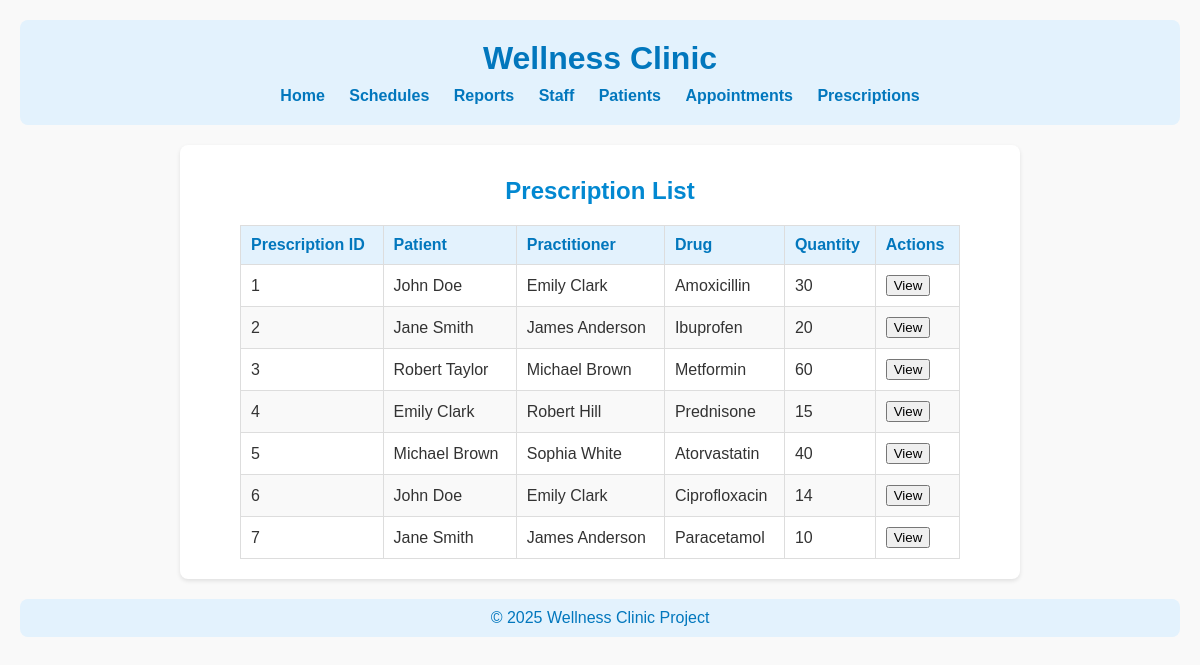
Page /views/prescription.php on the committed database.
### tables this page shows
CREATE TABLE prescriptions (
    prescription_id INTEGER PRIMARY KEY AUTOINCREMENT,
    patient_id INTEGER NOT NULL,
    practitioner_id INTEGER NOT NULL,
    drug_name TEXT NOT NULL,
    quantity INTEGER NOT NULL,
    refill INTEGER NOT NULL,
    instructions TEXT NOT NULL,
    date_prescribed TEXT NOT NULL DEFAULT CURRENT_DATE,
    FOREIGN KEY (patient_id) REFERENCES patients(patient_id) ON DELETE CASCADE,
    FOREIGN KEY (practitioner_id) REFERENCES practitioners(practitioner_id) ON DELETE CASCADE
);

### includes/db-classes.inc.php (called while the page is built, shortened)
<?php
class DatabaseHelper
{
    public static function runQuery($connection, $sql, $parameters = null)
    {
        try {
            $statement = null;
            if ($parameters !== null) {
                if (!is_array($parameters)) $parameters = [$parameters];
                $statement = $connection->prepare($sql);
                $executedOk = $statement->execute($parameters);
                if (!$executedOk) throw new PDOException;
            } else {
                $statement = $connection->query($sql);
            }
            return $statement;
        } catch (PDOException $e) {
            error_log("Database Error: " . $e->getMessage());
            return null;
        }
    }
}
class PrescriptionDB
{
    private $pdo;
    private static $baseSQL = "SELECT * FROM prescription_view";
    public function __construct($connection)
    {
        $this->pdo = $connection;
    }
    public function getAll()
    {
        $sql = self::$baseSQL;
        $statement = DatabaseHelper::runQuery($this->pdo, $sql, null);
        return $statement->fetchAll();
    }
}

### views/prescription.php (the view, shortened to what this page needs)
<?php
require_once "../includes/db-classes.inc.php";
$conn = DatabaseHelper::createConnection(DBCONNSTRING);
$prescriptionDB = new PrescriptionDB($conn);
try {
    $prescriptions = $prescriptionDB->getAll();
} catch (Exception $e) {
    $message = "<p style='color:red;'>{$e->getMessage()}</p>";
}
function fetchPrescriptions($prescriptions)
{
    return !empty($prescriptions) ? $prescriptions : [];
}
function generatePrescriptionTable($prescriptions)
{
    $output = "<h2>Prescription List</h2>";
    $output .= "<table border='1' cellspacing='0' cellpadding='8' style='margin:auto; width: 90%;'>
        <thead>
            <tr>
                <th>Prescription ID</th>
                <th>Patient</th>
                <th>Practitioner</th>
                <th>Drug</th>
                <th>Quantity</th>
                <th>Actions</th>
            </tr>
        </thead><tbody>";
    if (!empty($prescriptions)) {
        foreach ($prescriptions as $prescription) {
            $output .= "<tr>
                <td>{$prescription['prescription_id']}</td>
                <td>{$prescription['patient_first_name']} {$prescription['patient_last_name']}</td>
                <td>{$prescription['practitioner_first_name']} {$prescription['practitioner_last_name']}</td>
                <td>{$prescription['drug_name']}</td>
                <td>{$prescription['quantity']}</td>
                <td><button onclick=\"openModal({$prescription['prescription_id']})\">View</button></td>
            </tr>";
            $output .= generatePrescriptionModal($prescription);
        }
    } else {
        $output .= "<tr><td colspan='6' style='text-align:center;'>No prescriptions available.</td></tr>";
    }
    $output .= "</tbody></table>";
    return $output;
}
function generatePrescriptionModal($prescription)
{
    $prescriptionId = $prescription['prescription_id'];
    return <<<HTML
    <div id="modal{$prescriptionId}" class="modal">
        <div class="modal-content">
            <span onclick="closeModal({$prescriptionId})" class="close">&times;</span>
            <h2>Prescription Details</h2>
            <p><strong>Prescription ID:</strong> {$prescription['prescription_id']}</p>
            <p><strong>Patient:</strong> {$prescription['patient_first_name']} {$prescription['patient_last_name']}</p>
            <p><strong>Practitioner:</strong> {$prescription['practitioner_first_name']} {$prescription['practitioner_last_name']}</p>
            <p><strong>Drug Name:</strong> {$prescription['drug_name']}</p>
            <p><strong>Quantity:</strong> {$prescription['quantity']}</p>
            <p><strong>Refill:</strong> {$prescription['refill']}</p>
            <p><strong>Instructions:</strong> {$prescription['instructions']}</p>
            <p><strong>Date Prescribed:</strong> {$prescription['date_prescribed']}</p>
        </div>
    </div>
HTML;
}
?>
<!DOCTYPE html>
<html lang="en">
<head>
    <link rel="stylesheet" href="../css/styles.css">
</head>
<body>
    <header>
        <h1>Wellness Clinic</h1>
        <nav>
            <ul>
                <li><a href="<?php echo BASE_URL; ?>/index.php">Home</a></li>
                <li><a href="<?php echo BASE_URL; ?>/views/schedule.php">Schedules</a></li>
                <li><a href="<?php echo BASE_URL; ?>/views/reports.php">Reports</a></li>
                <li><a href="<?php echo BASE_URL; ?>/views/staff.php">Staff</a></li>
                <li><a href="<?php echo BASE_URL; ?>/views/patients.php">Patients</a></li>
                <li><a href="<?php echo BASE_URL; ?>/views/appointments.php">Appointments</a></li>
                <li><a href="<?php echo BASE_URL; ?>/views/prescription.php">Prescriptions</a></li>
            </ul>
        </nav>
    </header>
    <main>
        <?= generatePrescriptionTable(fetchPrescriptions($prescriptions)); ?>
    </main>
    <footer>
        <p>&copy; <?php echo date("Y"); ?> Wellness Clinic Project</p>
    </footer>
</body>
</html>

### css/styles.css (style rules this page uses)
body, h1, h3, p, ul, li, table { margin: 0; padding: 0; box-sizing: border-box; }
h2 { margin: 0; padding: 0; box-sizing: border-box; margin-top: 0.5em; }
body { font-family: Arial, sans-serif; background-color: #f9f9f9; color: #333; text-align: center; padding: 20px; }
header { background-color: #e3f2fd; padding: 20px; margin-bottom: 20px; border-radius: 8px; }
header h1 { color: #0277bd; font-size: 2rem; margin-bottom: 10px; }
header nav ul { list-style: none; padding: 0; }
header nav ul li { display: inline; margin: 0 10px; }
header nav ul li a { text-decoration: none; color: #0277bd; font-weight: bold; }
main { background-color: #ffffff; padding: 20px; border-radius: 8px; box-shadow: 0 2px 4px rgba(0, 0, 0, 0.1); max-width: 800px; margin: 0 auto; }
main h2 { color: #0288d1; margin-bottom: 20px; }
main table { width: 100%; border-collapse: collapse; margin: 20px 0; }
main table th, main table td { border: 1px solid #ddd; padding: 10px; text-align: left; }
main table th { background-color: #e3f2fd; color: #0277bd; }
main table tr:nth-child(even) { background-color: #f9f9f9; }
footer { margin-top: 20px; padding: 10px; background-color: #e3f2fd; border-radius: 8px; color: #0277bd; }

### rows in the picture
prescriptions: prescription_id "1", patient_first_name "John", patient_last_name "Doe", practitioner_first_name "Emily", practitioner_last_name "Clark", drug_name "Amoxicillin", quantity "30"
prescriptions: prescription_id "2", patient_first_name "Jane", patient_last_name "Smith", practitioner_first_name "James", practitioner_last_name "Anderson", drug_name "Ibuprofen", quantity "20"
prescriptions: prescription_id "3", patient_first_name "Robert", patient_last_name "Taylor", practitioner_first_name "Michael", practitioner_last_name "Brown", drug_name "Metformin", quantity "60"
prescriptions: prescription_id "4", patient_first_name "Emily", patient_last_name "Clark", practitioner_first_name "Robert", practitioner_last_name "Hill", drug_name "Prednisone", quantity "15"
prescriptions: prescription_id "5", patient_first_name "Michael", patient_last_name "Brown", practitioner_first_name "Sophia", practitioner_last_name "White", drug_name "Atorvastatin", quantity "40"
prescriptions: prescription_id "6", patient_first_name "John", patient_last_name "Doe", practitioner_first_name "Emily", practitioner_last_name "Clark", drug_name "Ciprofloxacin", quantity "14"
prescriptions: prescription_id "7", patient_first_name "Jane", patient_last_name "Smith", practitioner_first_name "James", practitioner_last_name "Anderson", drug_name "Paracetamol", quantity "10"
